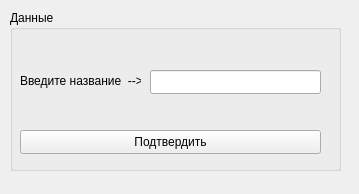
<?xml version="1.0" encoding="UTF-8"?>
<ui version="4.0">
 <class>form</class>
 <widget class="QWidget" name="form">
  <property name="geometry">
   <rect>
    <x>0</x>
    <y>0</y>
    <width>359</width>
    <height>194</height>
   </rect>
  </property>
  <property name="windowTitle">
   <string>Form</string>
  </property>
  <widget class="QGroupBox" name="groupBox">
   <property name="geometry">
    <rect>
     <x>10</x>
     <y>10</y>
     <width>331</width>
     <height>161</height>
    </rect>
   </property>
   <property name="title">
    <string>Данные</string>
   </property>
   <widget class="QPushButton" name="pushButton">
    <property name="geometry">
     <rect>
      <x>10</x>
      <y>120</y>
      <width>301</width>
      <height>24</height>
     </rect>
    </property>
    <property name="text">
     <string>Подтвердить</string>
    </property>
   </widget>
   <widget class="QLineEdit" name="lineEdit">
    <property name="geometry">
     <rect>
      <x>140</x>
      <y>60</y>
      <width>171</width>
      <height>24</height>
     </rect>
    </property>
   </widget>
   <widget class="QLabel" name="label">
    <property name="geometry">
     <rect>
      <x>10</x>
      <y>60</y>
      <width>121</width>
      <height>21</height>
     </rect>
    </property>
    <property name="text">
     <string>Введите название  --&gt;</string>
    </property>
   </widget>
  </widget>
 </widget>
 <resources/>
 <connections/>
</ui>
